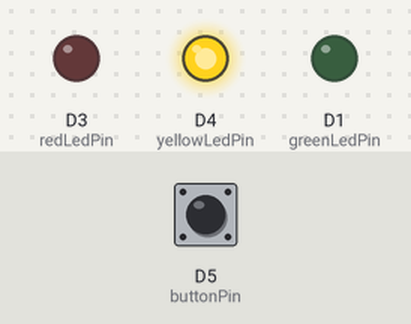
Simulated run of this program. Board: ESP8266 (NodeMCU). On the bench: output pins drawn as LEDs (lit = HIGH). The test bench sets the inputs (shaded band); at power-on: D5 (buttonPin) HIGH. Random numbers use the default seed unless the program sets one.

Above: at 6.8 s.
6.9 s: D5 (buttonPin) pulled LOW for 3 s
At 10.5 s:
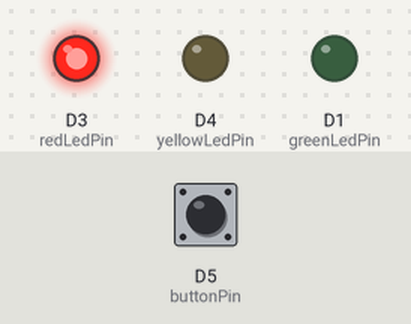
At 14.0 s:
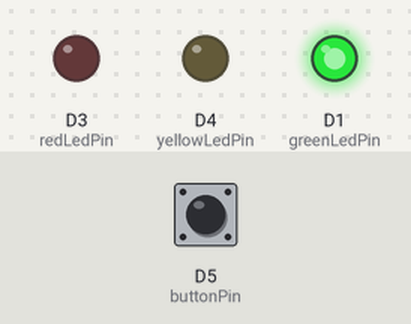
Timing chart, 0 to 23.4 s (numbered marks = the images above; inputs shaded):
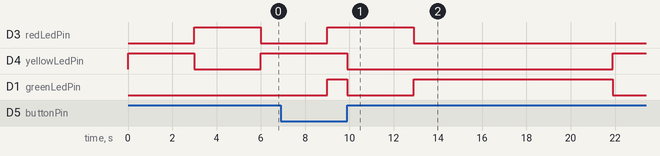

The program:

main.cpp
```cpp
#include <Arduino.h>
// Definiere die Pins für die grüne, rote, gelbe LED und den Button
const int greenLedPin = D1;
const int redLedPin = D3;
const int yellowLedPin = D4;
const int buttonPin = D5;

bool buttonPressed = false;

void setup() {
  // Initialisiere die Pins als Ausgänge bzw. Eingänge
  pinMode(greenLedPin, OUTPUT);
  pinMode(redLedPin, OUTPUT);
  pinMode(yellowLedPin, OUTPUT);
  pinMode(buttonPin, INPUT_PULLUP); // Der Button ist mit Ground verbunden, daher verwenden wir INPUT_PULLUP
  // Setze den Zufallszahlengenerator
  randomSeed(analogRead(0));
}

void loop() {
  // Überprüfe, ob der Button gedrückt ist
  if (digitalRead(buttonPin) == LOW) {
    // Wenn der Button gedrückt ist, schalte alle LEDs ein
    digitalWrite(greenLedPin, HIGH);
    digitalWrite(redLedPin, HIGH);
    digitalWrite(yellowLedPin, HIGH);
    buttonPressed = true;
  } else {
    // Wenn der Button nicht gedrückt ist, verhalte dich wie zuvor (zufällige LED-Blinks)
    if (buttonPressed) {
      // Schalte alle LEDs aus
      digitalWrite(greenLedPin, LOW);
      digitalWrite(redLedPin, LOW);
      digitalWrite(yellowLedPin, LOW);
      buttonPressed = false;
    }

    // Wähle eine zufällige LED aus
    int randomLED = random(3); // 0: grün, 1: rot, 2: gelb

    // Schalte die ausgewählte LED ein
    switch (randomLED) {
      case 0:
        digitalWrite(greenLedPin, HIGH);
        delay(3000); // Warte für 3 Sekunden
        digitalWrite(greenLedPin, LOW);
        break;
      case 1:
        digitalWrite(redLedPin, HIGH);
        delay(3000); // Warte für 3 Sekunden
        digitalWrite(redLedPin, LOW);
        break;
      case 2:
        digitalWrite(yellowLedPin, HIGH);
        delay(3000); // Warte für 3 Sekunden
        digitalWrite(yellowLedPin, LOW);
        break;
    }
  }
}
```
